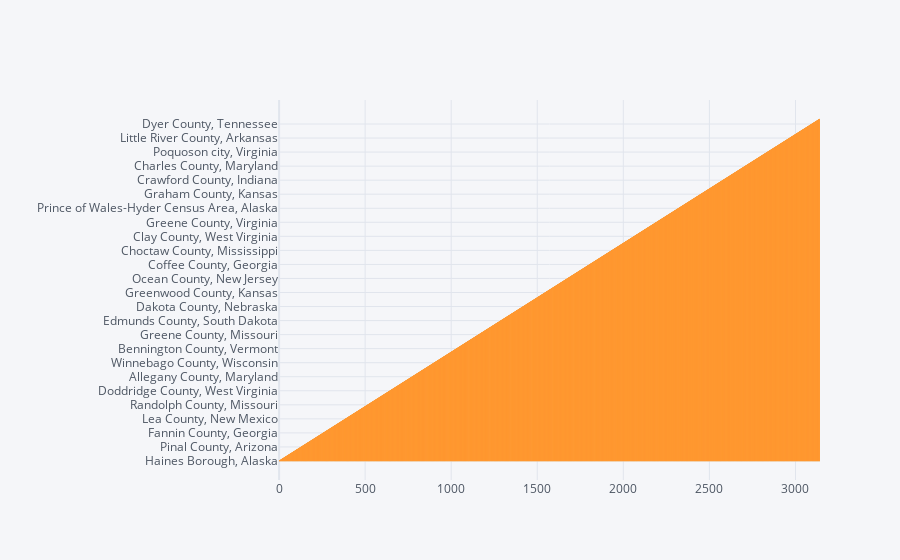

Here is the notebook cell this chart was saved with:
### Markdown cell above
we will have to drop alot of those missing values first before we begin

### Code cell
import cufflinks as cf
cf.go_offline()


usa_Pres_elect_county['County'].dropna().iplot(kind='bar')

### Figure 1 — Plotly figure (JSON) as saved in the notebook; plotly's stock layout.template omitted (floating-point values rounded to 4 significant figures; data arrays with more than 128 entries replaced by an {"elided": "..."} marker saying what was removed)
{"data": [{"marker": {"color": "rgba(255, 153, 51, 0.6)", "line": {"color": "rgba(255, 153, 51, 1.0)", "width": 1}}, "name": "County", "orientation": "v", "text": "", "type": "bar", "x": {"elided": "3143 int values"}, "y": {"elided": "3143 str values"}}], "layout": {"legend": {"bgcolor": "#F5F6F9", "font": {"color": "#4D5663"}}, "paper_bgcolor": "#F5F6F9", "plot_bgcolor": "#F5F6F9", "title": {"font": {"color": "#4D5663"}}, "xaxis": {"gridcolor": "#E1E5ED", "showgrid": true, "tickfont": {"color": "#4D5663"}, "title": {"font": {"color": "#4D5663"}, "text": ""}, "zerolinecolor": "#E1E5ED"}, "yaxis": {"gridcolor": "#E1E5ED", "showgrid": true, "tickfont": {"color": "#4D5663"}, "title": {"font": {"color": "#4D5663"}, "text": ""}, "zerolinecolor": "#E1E5ED"}}}
